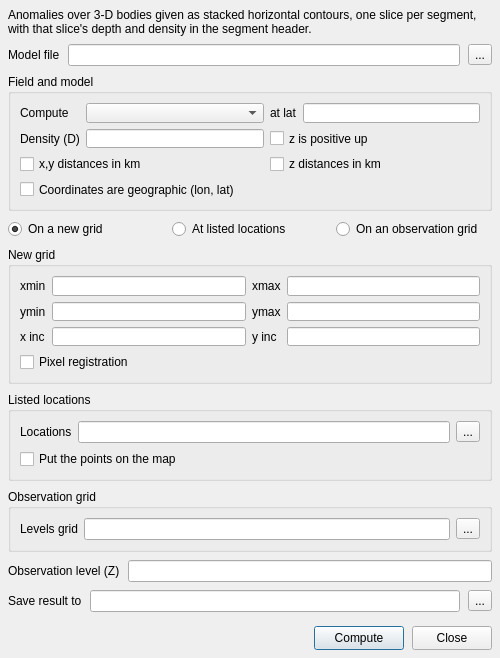
<?xml version="1.0" encoding="UTF-8"?>
<ui version="4.0">
 <class>Talwani3DDialog</class>
 <widget class="QDialog" name="Talwani3DDialog">
  <property name="geometry">
   <rect>
    <x>0</x>
    <y>0</y>
    <width>500</width>
    <height>620</height>
   </rect>
  </property>
  <property name="windowTitle">
   <string>talwani3d</string>
  </property>
  <layout class="QVBoxLayout" name="mainVerticalLayout">
   <property name="spacing">
    <number>8</number>
   </property>
   <property name="margin" stdset="0">
    <number>8</number>
   </property>
   <item>
    <widget class="QLabel" name="lb_hint">
     <property name="text"><string>Anomalies over 3-D bodies given as stacked horizontal contours, one slice per segment, with that slice's depth and density in the segment header.</string></property>
     <property name="wordWrap"><bool>true</bool></property>
    </widget>
   </item>
   <item>
    <layout class="QGridLayout" name="gridLayout_model">
     <item row="0" column="0">
      <widget class="QLabel" name="lb_infile"><property name="text"><string>Model file</string></property></widget>
     </item>
     <item row="0" column="1">
      <widget class="QLineEdit" name="edit_infile">
       <property name="toolTip"><string>&lt;html&gt;The horizontal contours of the body, one contour per segment,&lt;br&gt;each segment header holding "depth density". Double-click to&lt;br&gt;browse.&lt;/html&gt;</string></property>
      </widget>
     </item>
     <item row="0" column="2">
      <widget class="QToolButton" name="btn_infile">
       <property name="text"><string>...</string></property>
      </widget>
     </item>
    </layout>
   </item>
   <item>
    <widget class="QGroupBox" name="gb_field">
     <property name="title">
      <string>Field and model</string>
     </property>
     <layout class="QGridLayout" name="gridLayout_field">
      <item row="0" column="0">
       <widget class="QLabel" name="lb_field"><property name="text"><string>Compute</string></property></widget>
      </item>
      <item row="0" column="1">
       <widget class="QComboBox" name="cb_field">
        <property name="toolTip"><string>Which geopotential field to model (F)</string></property>
       </widget>
      </item>
      <item row="0" column="2">
       <widget class="QLabel" name="lb_lat"><property name="text"><string>at lat</string></property></widget>
      </item>
      <item row="0" column="3">
       <widget class="QLineEdit" name="edit_lat">
        <property name="toolTip"><string>&lt;html&gt;Latitude at which normal gravity is evaluated for the geoid&lt;br&gt;[mid-grid, or mid-profile with a locations file]. Geoid only.&lt;/html&gt;</string></property>
       </widget>
      </item>
      <item row="1" column="0">
       <widget class="QLabel" name="lb_density"><property name="text"><string>Density (D)</string></property></widget>
      </item>
      <item row="1" column="1">
       <widget class="QLineEdit" name="edit_density">
        <property name="toolTip"><string>&lt;html&gt;One density contrast for every slice, overriding the segment&lt;br&gt;headers. Below 10 is read as g/cm3, above as kg/m3. Empty =&lt;br&gt;take each slice's density from its own segment header.&lt;/html&gt;</string></property>
       </widget>
      </item>
      <item row="1" column="2" colspan="2">
       <widget class="QCheckBox" name="chk_zup">
        <property name="toolTip"><string>The z-axis of the model points UP (A) [default is down]</string></property>
        <property name="text"><string>z is positive up</string></property>
       </widget>
      </item>
      <item row="2" column="0" colspan="2">
       <widget class="QCheckBox" name="chk_hkm">
        <property name="toolTip"><string>Horizontal distances in the model are in km (Mh) [metres]</string></property>
        <property name="text"><string>x,y distances in km</string></property>
       </widget>
      </item>
      <item row="2" column="2" colspan="2">
       <widget class="QCheckBox" name="chk_vkm">
        <property name="toolTip"><string>Vertical distances in the model are in km (Mv) [metres]</string></property>
        <property name="text"><string>z distances in km</string></property>
       </widget>
      </item>
      <item row="3" column="0" colspan="4">
       <widget class="QCheckBox" name="chk_geog">
        <property name="toolTip"><string>&lt;html&gt;The model is in lon/lat (fg): distances are converted to km by&lt;br&gt;a flat-Earth approximation&lt;/html&gt;</string></property>
        <property name="text"><string>Coordinates are geographic (lon, lat)</string></property>
       </widget>
      </item>
     </layout>
    </widget>
   </item>
   <item>
    <layout class="QHBoxLayout" name="horizontalLayout_modes">
     <item>
      <widget class="QRadioButton" name="rb_grid">
       <property name="toolTip"><string>Compute on a new equidistant grid (R and I)</string></property>
       <property name="text"><string>On a new grid</string></property>
       <property name="checked"><bool>true</bool></property>
      </widget>
     </item>
     <item>
      <widget class="QRadioButton" name="rb_track">
       <property name="toolTip"><string>Compute at the locations listed in a file (N)</string></property>
       <property name="text"><string>At listed locations</string></property>
      </widget>
     </item>
     <item>
      <widget class="QRadioButton" name="rb_obsgrid">
       <property name="toolTip"><string>&lt;html&gt;Compute on the nodes of a grid of observation levels, which&lt;br&gt;also sets the region (Z)&lt;/html&gt;</string></property>
       <property name="text"><string>On an observation grid</string></property>
      </widget>
     </item>
    </layout>
   </item>
   <item>
    <widget class="QGroupBox" name="gb_grid">
     <property name="title">
      <string>New grid</string>
     </property>
     <layout class="QVBoxLayout" name="verticalLayout_grid">
      <item>
       <layout class="QGridLayout" name="gridLayout_region">
        <item row="0" column="0">
         <widget class="QLabel" name="lb_xmin"><property name="text"><string>xmin</string></property></widget>
        </item>
        <item row="0" column="1">
         <widget class="QLineEdit" name="edit_xmin"/>
        </item>
        <item row="0" column="2">
         <widget class="QLabel" name="lb_xmax"><property name="text"><string>xmax</string></property></widget>
        </item>
        <item row="0" column="3">
         <widget class="QLineEdit" name="edit_xmax"/>
        </item>
        <item row="1" column="0">
         <widget class="QLabel" name="lb_ymin"><property name="text"><string>ymin</string></property></widget>
        </item>
        <item row="1" column="1">
         <widget class="QLineEdit" name="edit_ymin"/>
        </item>
        <item row="1" column="2">
         <widget class="QLabel" name="lb_ymax"><property name="text"><string>ymax</string></property></widget>
        </item>
        <item row="1" column="3">
         <widget class="QLineEdit" name="edit_ymax"/>
        </item>
        <item row="2" column="0">
         <widget class="QLabel" name="lb_xinc"><property name="text"><string>x inc</string></property></widget>
        </item>
        <item row="2" column="1">
         <widget class="QLineEdit" name="edit_xinc"/>
        </item>
        <item row="2" column="2">
         <widget class="QLabel" name="lb_yinc"><property name="text"><string>y inc</string></property></widget>
        </item>
        <item row="2" column="3">
         <widget class="QLineEdit" name="edit_yinc">
          <property name="toolTip"><string>Empty = the same increment in y as in x</string></property>
         </widget>
        </item>
       </layout>
      </item>
      <item>
       <widget class="QCheckBox" name="chk_pixel">
        <property name="toolTip"><string>Pixel registration (r) [gridline]</string></property>
        <property name="text"><string>Pixel registration</string></property>
       </widget>
      </item>
     </layout>
    </widget>
   </item>
   <item>
    <widget class="QGroupBox" name="gb_track">
     <property name="title">
      <string>Listed locations</string>
     </property>
     <layout class="QGridLayout" name="gridLayout_track">
      <item row="0" column="0">
       <widget class="QLabel" name="lb_trackfile"><property name="text"><string>Locations</string></property></widget>
      </item>
      <item row="0" column="1">
       <widget class="QLineEdit" name="edit_trackfile">
        <property name="toolTip"><string>&lt;html&gt;A file of x, y [, z] positions. A third column is taken as the&lt;br&gt;observation level unless one is given below. Double-click to&lt;br&gt;browse.&lt;/html&gt;</string></property>
       </widget>
      </item>
      <item row="0" column="2">
       <widget class="QToolButton" name="btn_trackfile">
        <property name="text"><string>...</string></property>
       </widget>
      </item>
      <item row="1" column="0" colspan="3">
       <widget class="QCheckBox" name="chk_plotpts">
        <property name="toolTip"><string>Also put the computed points on the map, each with its row as a tooltip</string></property>
        <property name="text"><string>Put the points on the map</string></property>
       </widget>
      </item>
     </layout>
    </widget>
   </item>
   <item>
    <widget class="QGroupBox" name="gb_obsgrid">
     <property name="title">
      <string>Observation grid</string>
     </property>
     <layout class="QGridLayout" name="gridLayout_obsgrid">
      <item row="0" column="0">
       <widget class="QLabel" name="lb_zgrid"><property name="text"><string>Levels grid</string></property></widget>
      </item>
      <item row="0" column="1">
       <widget class="QLineEdit" name="edit_zgrid">
        <property name="toolTip"><string>&lt;html&gt;A grid whose values are the observation levels. It also sets&lt;br&gt;the region of the result, so no region or increment is needed.&lt;br&gt;Double-click to browse.&lt;/html&gt;</string></property>
       </widget>
      </item>
      <item row="0" column="2">
       <widget class="QToolButton" name="btn_zgrid">
        <property name="text"><string>...</string></property>
       </widget>
      </item>
     </layout>
    </widget>
   </item>
   <item>
    <layout class="QGridLayout" name="gridLayout_level">
     <item row="0" column="0">
      <widget class="QLabel" name="lb_level"><property name="text"><string>Observation level (Z)</string></property></widget>
     </item>
     <item row="0" column="1">
      <widget class="QLineEdit" name="edit_level">
       <property name="toolTip"><string>&lt;html&gt;A constant observation level [0]. With a locations file it&lt;br&gt;overrides a third column there.&lt;/html&gt;</string></property>
      </widget>
     </item>
    </layout>
   </item>
   <item>
    <layout class="QGridLayout" name="gridLayout_out">
     <item row="0" column="0">
      <widget class="QLabel" name="lb_out"><property name="text"><string>Save result to</string></property></widget>
     </item>
     <item row="0" column="1">
      <widget class="QLineEdit" name="edit_outfile">
       <property name="toolTip"><string>&lt;html&gt;Optional output file — a grid, or a table when computing at&lt;br&gt;listed locations. Leave empty to keep the result in this&lt;br&gt;window only.&lt;/html&gt;</string></property>
      </widget>
     </item>
     <item row="0" column="2">
      <widget class="QToolButton" name="btn_outfile">
       <property name="text"><string>...</string></property>
      </widget>
     </item>
    </layout>
   </item>
   <item>
    <spacer name="verticalSpacer_bottom">
     <property name="orientation"><enum>Qt::Orientation::Vertical</enum></property>
     <property name="sizeType"><enum>QSizePolicy::Policy::Fixed</enum></property>
     <property name="sizeHint" stdset="0"><size><width>20</width><height>6</height></size></property>
    </spacer>
   </item>
   <item>
    <layout class="QHBoxLayout" name="horizontalLayout_buttons">
     <item>
      <spacer name="buttonsSpacer">
       <property name="orientation"><enum>Qt::Orientation::Horizontal</enum></property>
       <property name="sizeHint" stdset="0"><size><width>40</width><height>20</height></size></property>
      </spacer>
     </item>
     <item>
      <widget class="QPushButton" name="push_compute">
       <property name="minimumSize"><size><width>90</width><height>24</height></size></property>
       <property name="text"><string>Compute</string></property>
      </widget>
     </item>
     <item>
      <widget class="QPushButton" name="push_close">
       <property name="minimumSize"><size><width>70</width><height>24</height></size></property>
       <property name="text"><string>Close</string></property>
      </widget>
     </item>
    </layout>
   </item>
  </layout>
 </widget>
 <resources/>
 <connections/>
</ui>
